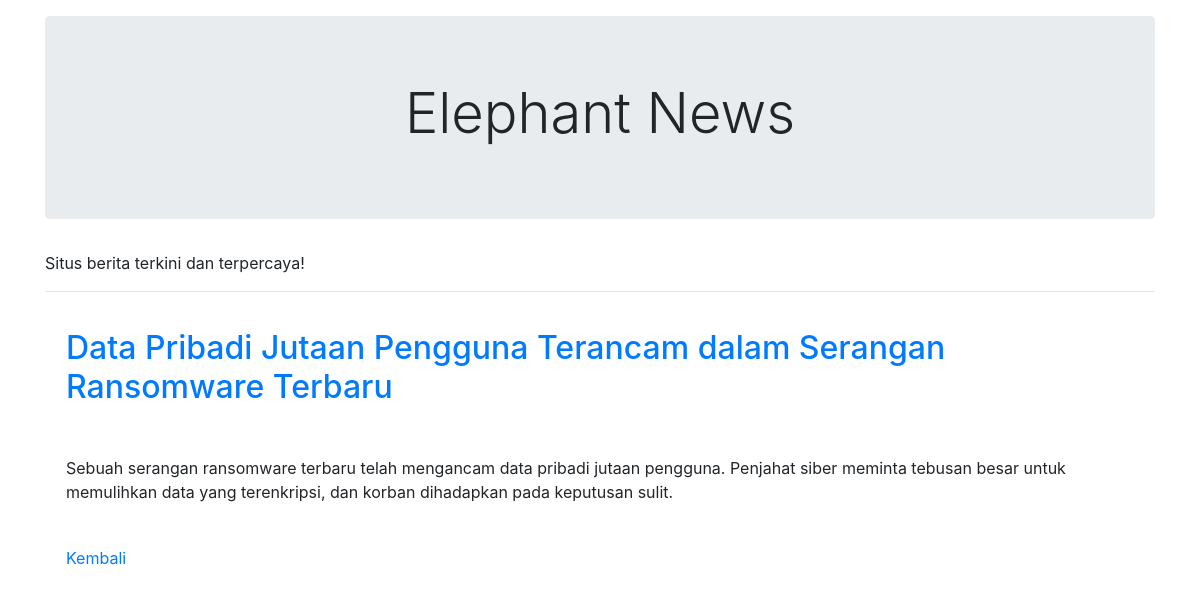
Page /?page=home.php&id=3 on the committed database.
### tables this page shows
CREATE TABLE `halaman_utama` (
  `id` int(11) NOT NULL,
  `judul_web` varchar(250) NOT NULL,
  `text_berjalan` varchar(250) NOT NULL
);

CREATE TABLE `berita` (
  `id` int(11) NOT NULL,
  `judul` varchar(231) NOT NULL,
  `isi` varchar(500) NOT NULL
);

### index.php (the view, shortened to what this page needs)
<?php
include 'config/config.php';
$query = mysqli_query($conn, "SELECT judul_web FROM halaman_utama WHERE id = 1");
$row = mysqli_fetch_assoc($query);
$judul_web = $row['judul_web'];
$query_text_berjalan = mysqli_query($conn, "SELECT text_berjalan FROM halaman_utama WHERE id = 1");
$row_text_berjalan = mysqli_fetch_assoc($query_text_berjalan);
$text_berjalan = $row_text_berjalan['text_berjalan'];
?>
<!DOCTYPE html>
<html lang="en">
<head>
    <link rel="stylesheet" href="css/bootstrap.min.css">
</head>
<body>
    <div class="container">
        <div class="jumbotron mt-3">
            <h1 class="display-4 text-center"><?= $judul_web; ?></h1>
        </div>
        <div class="row">
            <div class="col">
                <marquee><?= $text_berjalan; ?></marquee>
            </div>
        </div>
        <hr>
        <?php
        if (isset($_GET['page'])) {
            include $_GET['page'];
        } else {
            include 'home.php';
        }
        ?>
    </div>
</body>
</html>

### home.php (shortened to what this page needs)
<?php
$query = mysqli_query($conn, "SELECT * FROM berita");
if (isset($_GET['id'])) {
    $id = $_GET['id'];
    $query = mysqli_query($conn, "SELECT * FROM berita WHERE id = $id");
}
?>
<?php if (isset($_GET['id'])) { ?>
    <table cellspacing="21" cellpadding="21">
        <?php while ($row = mysqli_fetch_array($query)) { ?>
            <tr>
                <td>
                    <a href="?page=home.php&id=<?= $row['id']; ?>" class="judul">
                        <h2><?= $row['judul']; ?></h2>
                    </a>
                </td>
            </tr>
            <tr>
                <td><?= $row['isi']; ?></td>
            </tr>
            <tr>
                <td><a href="?page=home.php">Kembali</a></td>
            </tr>
        <?php } ?>
    </table>
<?php } ?>

### rows in the picture
halaman_utama: judul_web "Elephant News", text_berjalan "Situs berita terkini dan terpercaya!"
berita: judul "Data Pribadi Jutaan Pengguna Terancam dalam Serangan Ransomware Terbaru", isi "Sebuah serangan ransomware terbaru telah mengancam data pribadi jutaan pengguna. Penjahat siber meminta tebusan besar untuk memulihkan data yang terenkripsi, dan korban dihadapkan pada keputusan sulit."
